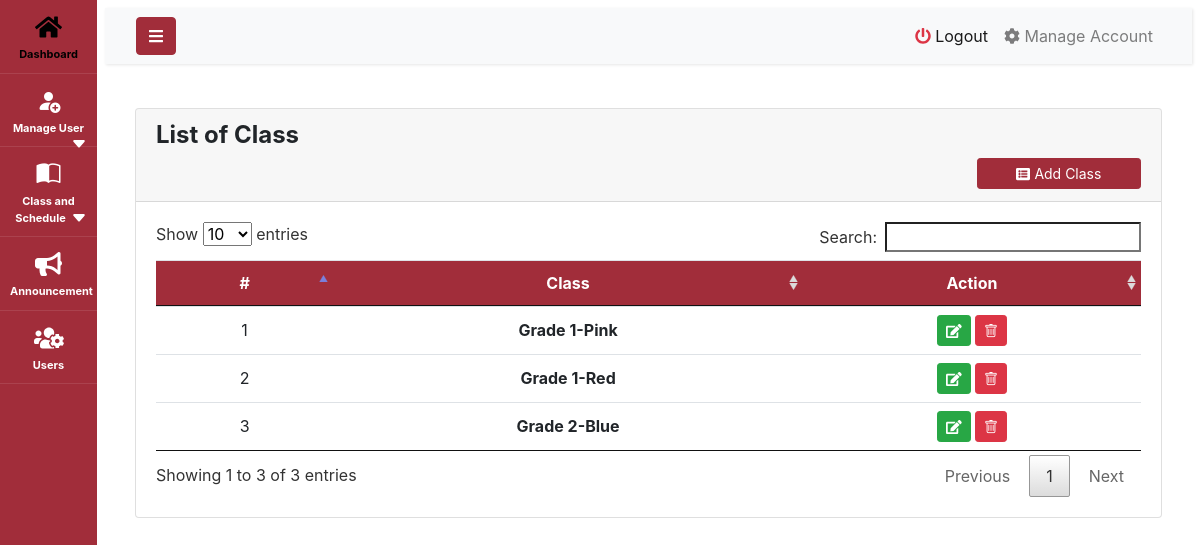
/index.php?page=Class (signed in), run on the app's committed database.
### tables this page shows
CREATE TABLE `class` (
  `Id` int(200) NOT NULL,
  `Gradelevel_Id` int(100) NOT NULL,
  `Section` varchar(100) NOT NULL,
  `added_at` datetime NOT NULL DEFAULT current_timestamp()
);

### Class.php (the view, shortened to what this page needs)
<?php
 include 'database/db_connect.php';
?>
<!DOCTYPE html>
<html lang="en">
<head>
</head>
<body >
<div class="container-fluid">
    <div class="col-lg-12">
        <div class="row">
            <div class="col-md-12">
                <div class="card ">
                    <div class="card-header" >
                        <h4><b >List of Class</b></h4>
                        <span class="float:right"><button type="button" class="btn btn-primary btn-block btn-sm col-sm-2 float-right" data-toggle="modal" data-target="#classAddModal">
                        <i class="fa fa-list-alt"></i> Add Class</button></span>
                    </div>
                    <div class="table-responsive">
					<div class="card-body">
						<table id ="myTable"class="table table-sm table-hover">
                            <thead>
                                <tr>
                                    <th class="text-center">#</th>
                                    <th class="text-center">Class</th>
                                    <th class="text-center">Action</th>
                                </tr>
                            </thead>
                            <tbody>
                            <?php   $i = 1;
                            $class = $connection->query("SELECT c.*,concat(glevel.Gradelevel,'-',c.Section) as `class` FROM `class` c inner join gradelevel glevel on glevel.Id = c.Gradelevel_Id order by
                            concat(glevel.Gradelevel,' ','-',c.Section) asc");
                            while($row=$class->fetch_assoc()):
                            ?>
                                <tr>
								<td class="text-center"><?php echo $i++ ?></td>
                                 <td class="text-center"> <b> <?php echo $row ['class'];?></b></td>
                       			  <td class="text-center">
                                     <button type="button" value="<?=$row['Id'];?>" class="editClassBtn btn btn-success btn-sm"><i class="fa fa-edit"></i></button>
                                     <button type="button" value="<?=$row['Id'];?>" class="deleteClassBtn btn btn-danger btn-sm"><i class="bi bi-trash"></i></button>
									</td>
                                    </tr>
                                    <?php endwhile; ?>
                            </tbody>
                        </table>
                    </div>
                    </div>
                </div>
            </div>
        </div>
    </div>
</div>
</body>
</html>

### Class.php (style rules this page uses)
td { vertical-align: middle !important; }

### data on the page
class: class "Grade 1-Pink", $row['Id'] 24 (drawn)
class: class "Grade 1-Red", $row['Id'] 22 (drawn)
class: class "Grade 2-Blue", $row['Id'] 23 (drawn)
